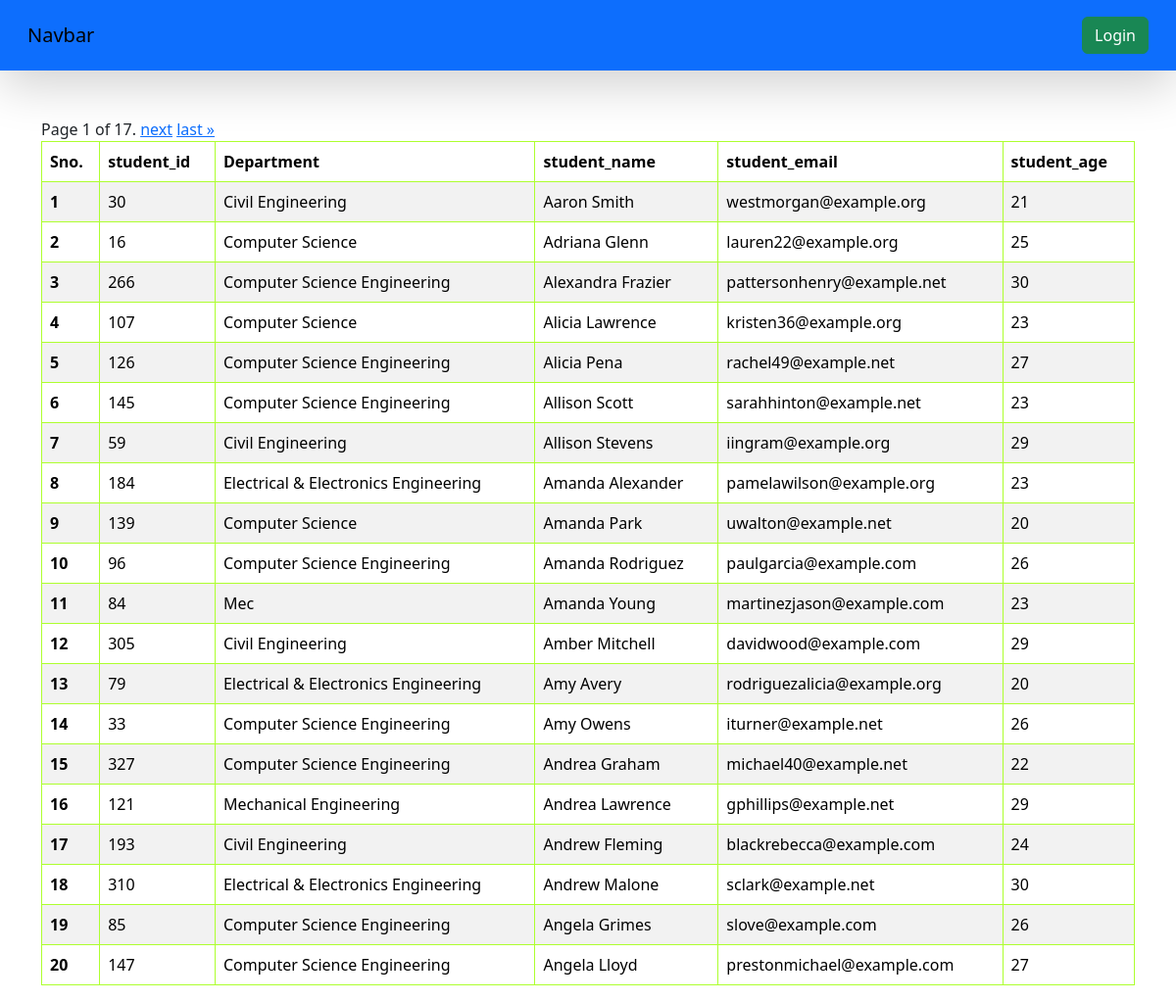
The page /students/ on the database its author committed.
### polls/models.py (models this page shows, shortened)
class Student(models.Model):
    department = models.ForeignKey(Department, on_delete=models.CASCADE, related_name='students')
    student_id = models.OneToOneField(StudentID, related_name="studentid",on_delete=models.CASCADE)
    student_name = models.CharField(max_length=100)
    student_email = models.EmailField(unique=True)
    student_age = models.IntegerField()
    student_address = models.TextField()
    def __str__(self) -> str:
        return self.student_name
    class Meta:
        ordering = ['student_name']
        verbose_name = 'student'

class Department(models.Model):
    name = models.CharField(max_length=100)
    class Meta:
        ordering = ['name']

### polls/views.py (the view)
# urls.py: path('students/',views.get_students,name='students'),
def get_students(request):
    queryset = Student.objects.all()
    paginator = Paginator(queryset, 20)
    page_number = request.GET.get("page",1)
    page_obj = paginator.get_page(page_number)
    print(page_obj.object_list)
    return render(request, 'report/students.html',{'queryset':page_obj})

### templates/report/students.html (shortened to what this page needs)
{% extends 'polls/base.html' %}
{% block start %}
<div class="container mt-5">
    <table class="table table-striped">
        <thead>
          <tr>
            <th scope="col">Sno.</th>
            <th scope="col">student_id</th>
            <th scope="col">Department</th>
            <th scope="col">student_name</th>
            <th scope="col">student_email</th>
            <th scope="col">student_age</th>
          </tr>
        </thead>
        <tbody>
            {% for student in queryset %}
          <tr>
            <th scope="row">{{ forloop.counter }}</th>
            <td>{{ student.id }}</td>
            <td>{{ student.department.name }}</td>
            <td>{{ student.student_name }}</td>
            <td>{{ student.student_email }}</td>
            <td>{{ student.student_age }}</td>
          </tr>
            {% endfor %}
            <div class="pagination">
                <span class="step-links">
                    <span class="current">
                        Page {{ queryset.number }} of {{ queryset.paginator.num_pages }}.
                    </span>
                    {% if queryset.has_next %}
                        <a href="?page={{ queryset.next_page_number }}">next</a>
                        <a href="?page={{ queryset.paginator.num_pages }}">last &raquo;</a>
                    {% endif %}
                </span>
            </div>
        </tbody>
    </table>
</div>
{% endblock %}

### templates/polls/base.html (shortened to what this page needs)
<!DOCTYPE html>
<html lang="en">
<head>
    <link href="https://cdn.jsdelivr.net/npm/bootstrap@5.3.3/dist/css/bootstrap.min.css" rel="stylesheet">
</head>
<body>
<nav class="navbar dark p-3 bg-primary shadow-lg">
    <div class="container-fluid">
        <a class="navbar-brand">Navbar</a>
        <div class="d-flex">
            {% if request.user.is_authenticated %}
                <a href="/logout/" class="btn btn-success">Logout</a>
            {% else %}
                <a href="/login/" class="btn btn-success">Login</a>
            {% endif %}
        </div>
    </div>
</nav>
{% block start %}
{% endblock %}
</body>
</html>

### templates/polls/base.html (style rules this page uses)
table, th, td { border: 1px solid greenyellow; }

### rows shown on the page
Student: id "30", department.name "Civil Engineering", student_name "Aaron Smith", student_email "westmorgan@example.org", student_age "21"
Student: id "16", department.name "Computer Science", student_name "Adriana Glenn", student_email "lauren22@example.org", student_age "25"
Student: id "266", department.name "Computer Science Engineering", student_name "Alexandra Frazier", student_email "pattersonhenry@example.net", student_age "30"
Student: id "107", department.name "Computer Science", student_name "Alicia Lawrence", student_email "kristen36@example.org", student_age "23"
Student: id "126", department.name "Computer Science Engineering", student_name "Alicia Pena", student_email "rachel49@example.net", student_age "27"
Student: id "145", department.name "Computer Science Engineering", student_name "Allison Scott", student_email "sarahhinton@example.net", student_age "23"
Student: id "59", department.name "Civil Engineering", student_name "Allison Stevens", student_email "iingram@example.org", student_age "29"
Student: id "184", department.name "Electrical & Electronics Engineering", student_name "Amanda Alexander", student_email "pamelawilson@example.org", student_age "23"
Student: id "139", department.name "Computer Science", student_name "Amanda Park", student_email "uwalton@example.net", student_age "20"
Student: id "96", department.name "Computer Science Engineering", student_name "Amanda Rodriguez", student_email "paulgarcia@example.com", student_age "26"
Student: id "84", department.name "Mec", student_name "Amanda Young", student_email "martinezjason@example.com", student_age "23"
Student: id "305", department.name "Civil Engineering", student_name "Amber Mitchell", student_email "davidwood@example.com", student_age "29"
Student: id "79", department.name "Electrical & Electronics Engineering", student_name "Amy Avery", student_email "rodriguezalicia@example.org", student_age "20"
Student: id "33", department.name "Computer Science Engineering", student_name "Amy Owens", student_email "iturner@example.net", student_age "26"
Student: id "327", department.name "Computer Science Engineering", student_name "Andrea Graham", student_email "michael40@example.net", student_age "22"
Student: id "121", department.name "Mechanical Engineering", student_name "Andrea Lawrence", student_email "gphillips@example.net", student_age "29"
Student: id "193", department.name "Civil Engineering", student_name "Andrew Fleming", student_email "blackrebecca@example.com", student_age "24"
Student: id "310", department.name "Electrical & Electronics Engineering", student_name "Andrew Malone", student_email "sclark@example.net", student_age "30"
Student: id "85", department.name "Computer Science Engineering", student_name "Angela Grimes", student_email "slove@example.com", student_age "26"
Student: id "147", department.name "Computer Science Engineering", student_name "Angela Lloyd", student_email "prestonmichael@example.com", student_age "27"

### other values the page prints
{{ queryset.number }} "1"
{{ queryset.paginator.num_pages }} "17"
